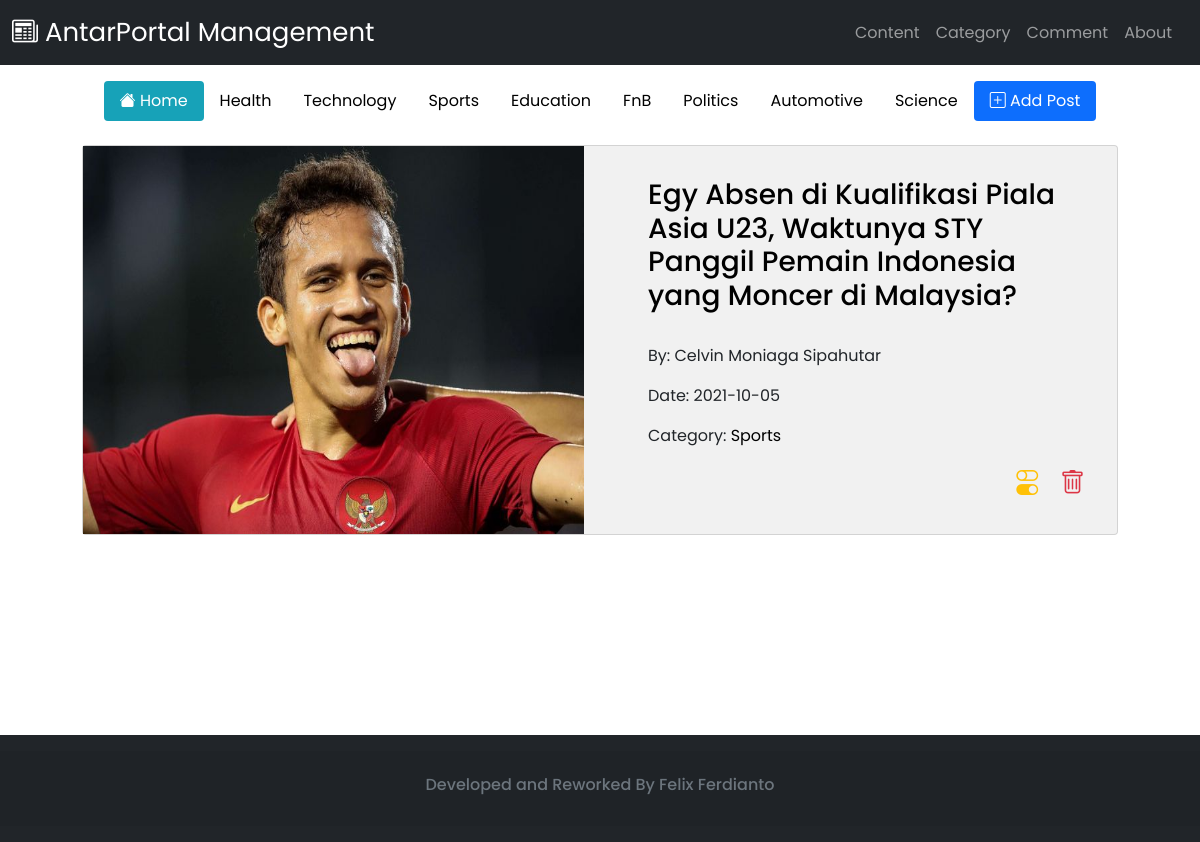
Screenshot of /Main/postPerCategory/3 with the database file from the repository.
### tables this page shows
CREATE TABLE `category` (
  `categoryId` int(11) NOT NULL,
  `categoryName` varchar(100) NOT NULL
);

CREATE TABLE `posts` (
  `postId` int(11) NOT NULL,
  `postTitle` varchar(255) NOT NULL,
  `postAuthor` varchar(255) NOT NULL DEFAULT '''Secret Author''',
  `categoryId` int(11) NOT NULL,
  `content` longtext NOT NULL,
  `publishDate` date NOT NULL,
  `postPicture` text NOT NULL
);

### application/controllers/Main.php (called while the page is built, shortened)
<?php
class Main extends CI_Controller
{
	public function __construct()
	{
		$this->load->model('newsModel');
		$this->load->model('categoryModel');
		$this->load->model('commentModel');
		$this->load->library('form_validation');
	}
	public function postPerCategory($id)
	{
		$data['navbar'] = $this->load->view('template/navbar.php', NULL, TRUE);
		$data['css'] = $this->load->view('include/style.php', NULL, TRUE);
		$data['js'] = $this->load->view('include/script.php', NULL, TRUE);
		$data['footer'] = $this->load->view('template/footer.php', NULL, TRUE);
		$data['category'] = $this->categoryModel->getAllCategory();
		$data['posts'] = $this->newsModel->getPosts($id);
		$data['title'] = $this->categoryModel->getCatName($id);
		$this->load->view('pages/main/main.php', $data);
	}
}

### index.php (called while the page is built, shortened)
<?php
require_once BASEPATH.'core/CodeIgniter.php';

### application/models/CategoryModel.php (called while the page is built, shortened)
<?php
class categoryModel extends CI_Model
{
    public function getAllCategory()
    {
        $query = $this->db->get('category');
        return $query->result_array();
    }
    public function getCatName($id)
    {
        $this->db->select('categoryName');
        $this->db->where('categoryId', $id);
        $query = $this->db->get('category');
        return $query->row()->categoryName;
    }
}

### application/models/NewsModel.php (called while the page is built, shortened)
<?php
class newsModel extends CI_Model
{
    public function getPosts($id)
    {
        if ($id === 0) {
            $this->db->select('posts.postId, posts.postTitle, posts.publishDate, posts.postAuthor, posts.postPicture, category.categoryName, category.categoryId')->from('posts')->join('category', 'posts.categoryId = category.categoryId', 'left');
        } else {
            $this->db->select('posts.postId, posts.postTitle, posts.publishDate, posts.postAuthor, posts.postPicture, category.categoryName, category.categoryId')->from('posts')->join('category', 'posts.categoryId = category.categoryId', 'left')->where('category.categoryId', $id);
        }
        $query = $this->db->get();
        return $query->result_array();
    }
}

### application/views/pages/main/main.php (the view, shortened to what this page needs)
<!DOCTYPE html>
<html lang="en">
<head>
    <?= $css; ?>
</head>
<body>
    <?= $navbar; ?>
    <header>
        <ul class="nav nav-pills mb-auto justify-content-center">
            <li class="nav-item mt-3 mb-4">
                <a href="<?= base_url("Main"); ?>" class="nav-link active" style="background-color: #17a2b8;"><i class="bi bi-house-fill"></i> Home</a>
            </li>
            <?php foreach ($category as $c) : ?>
                <li class="nav-item mt-3 mb-4">
                    <a href="<?= base_url("Main/postPerCategory/"), $c['categoryId']; ?>" class="nav-link hyperlink"><?= $c['categoryName']; ?></a>
                </li>
            <?php endforeach; ?>
            <li class="nav-item mt-3 mb-4">
                <a href="<?= base_url("Main/showAddForm") ?>" class="nav-link active"><i class="bi bi-plus-square"></i> Add Post</a>
            </li>
        </ul>
    </header>
    <div class="row-cols-sm-1">
        <main class="container">
            <?php foreach ($posts as $p) : ?>
                <section class="card" data-aos="fade-left">
                    <a href="<?= base_url("Main/details/"),$p['postId'] ?>" class="img"><img src="<?= base_url("assets/postAssets/"), $p['postPicture']; ?>" alt="" class="img"></a>
                    <div>
                        <h3> <a href="<?= base_url("Main/details/"),$p['postId'] ?>" class="hyperlink"><?= $p['postTitle']; ?></a></h3>
                        <p>By: <?= $p['postAuthor']; ?> </p>
                        <p>Date: <?= $p['publishDate']; ?></p>
                        <p>Category: <a href="<?= base_url("Main/postPerCategory/"), $p['categoryId']; ?>" class="hyperlink"><?= $p['categoryName']; ?></a></p>
                        <div class="text-end">
                            <a href="<?= base_url("Main/showEditForm/"),$p['postId'] ?>" data-bs-toggle="tooltip" data-bs-placement="top" title="Edit this Post"><i class="bi bi-toggles me-3 editBtn" style="font-size:25px;"></i></a>
                            <a href="<?= base_url("Main/deletePost/"),$p['postId'] ?>" data-bs-toggle="tooltip" data-bs-placement="top" title="Delete this Post"><i class="bi bi-trash deleteBtn" style="font-size:25px;" onclick="return confirm('Are you sure want to delete this post?')"></i><script></script></a>
                        </div>
                    </div>
                </section>
            <?php endforeach; ?>
        </main>
    </div>
    <br>
    <br>
    <br>
    <br>
    <br>
    <br>
    <br>
    <?= $footer; ?>
</body>
</html>

### assets/css/additionalCss.css (style rules this page uses)
* { font-family: 'Poppins'; margin:0; padding: 0; box-sizing: border-box; }
.container { max-width: 1100px; margin: auto; overflow: auto; padding: 0 2rem; }
.hyperlink { text-decoration: none; color:black; transition: .1s linear; }
.img { width: 100%; transition: .2s; }
.card { display: grid; grid-template-columns: repeat(2, 1fr); grid-gap: 2rem; background: #f1f1f1; margin-bottom: 2rem; }
.card h3 { margin-bottom: 2rem; }
.card .img { height: 100%; }
.card > div { padding: 2rem; }

### application/views/pages/main/main.php (style rules this page uses)
.editBtn { color : #ffc107; transition: 0.3s; }
.deleteBtn { color:#dc3545; transition: 0.3s; }

### rows the page displays
category: categoryName "Health"
category: categoryName "Technology"
category: categoryName "Sports"
category: categoryName "Education"
category: categoryName "FnB"
category: categoryName "Politics"
category: categoryName "Automotive"
category: categoryName "Science"
posts: postPicture (picture), postTitle "Egy Absen di Kualifikasi Piala Asia U23, Waktunya STY Panggil Pemain Indonesia yang Moncer di Malaysia?", postAuthor "Celvin Moniaga Sipahutar", publishDate "2021-10-05", categoryId.categoryName "Sports"
